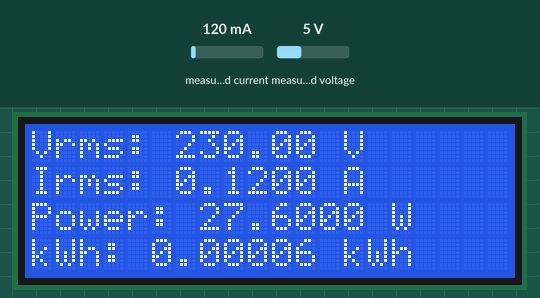
Recording of a sketch running on a simulated ESP32. Shown: 20×4 character LCD. Inputs (shaded band) come from the test bench; at power-on: measured current 120 mA, measured voltage 5 V. WiFi joins after 1.5 s; servers stay silent unless stated; uploads are accepted with an empty reply; EEPROM starts erased; what the sketch prints to the serial monitor is not drawn.

Above: at 8.7 s.
8.8 s: measured current set to 40 mA
At 13.8 s:
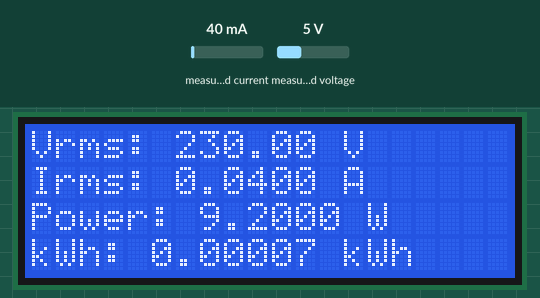
19.6 s: measured voltage set to 0.3 V
At 23.8 s:
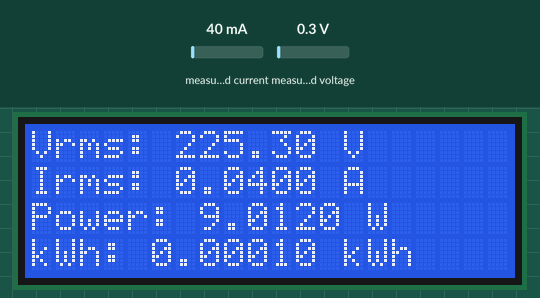
29.6 s: measured current set to 500 mA
At 33.9 s:
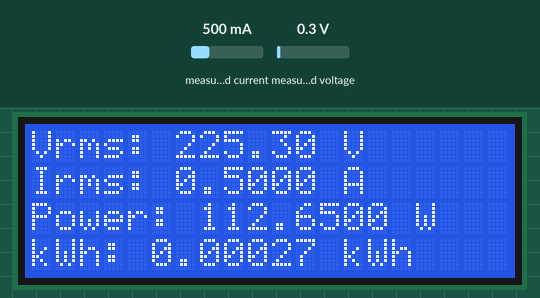
39.6 s: measured voltage set to 3.8 V
At 43.9 s:
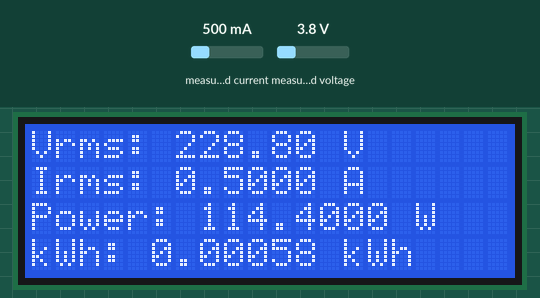
49.6 s: measured current set to 1000 mA
At 53.9 s:
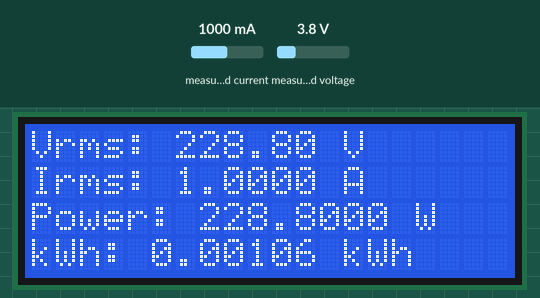
59.6 s: measured voltage set to 7.5 V
At 63.9 s:
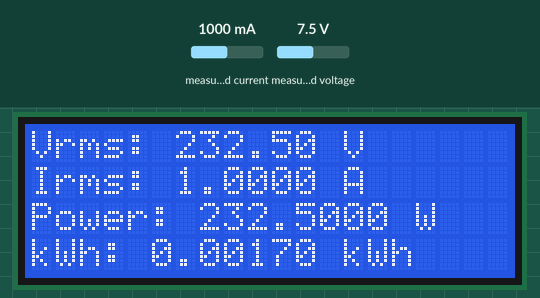
Timing chart, 0 to 65.4 s (numbered marks = the images above; inputs shaded):
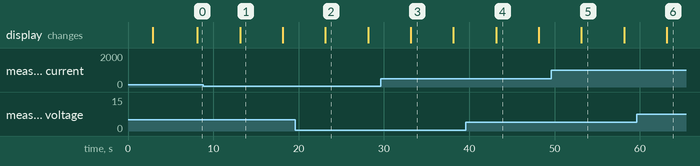

The sketch:

updated12_code_project.ino
```cpp
#define BLYNK_TEMPLATE_ID "TMPL3ayG2JFsS"
#define BLYNK_TEMPLATE_NAME "SMART ENERGY METER"
#define BLYNK_PRINT Serial

#include "EmonLib.h"
#include <EEPROM.h>
#include <WiFi.h>
#include <WiFiClientSecure.h>
#include <BlynkSimpleEsp32.h>
#include <HTTPClient.h>
#include <base64.h>
#include <Wire.h>
#include <LiquidCrystal_I2C.h>

// LCD Setup
LiquidCrystal_I2C lcd(0x27, 20, 4);

// WiFi Credentials
const char auth[] = "QV08fZSuwm4IpTXyhMPzwHS51-tjsYq6";
const char ssid[] = "Oppo";
const char pass[] = "12345678";

// Twilio API Credentials
const char* TWILIO_ACCOUNT_SID = "ACa538db22824fa573f2f423464d752df6";
const char* TWILIO_AUTH_TOKEN = "12de51cf5d689ac1100e5c9f9aac4b3e";
const char* TWILIO_PHONE_NUMBER = "+16163845029";
const char* RECEIVER_PHONE_NUMBER = "+918431557044";

// Energy Monitor Setup
EnergyMonitor emon;
BlynkTimer timer;
float kWh = 0.0, bill = 0.0;
unsigned long lastMillis = millis();
const int addrKWh = 12;

void connectToWiFi() {
    Serial.print("Connecting to WiFi...");
    WiFi.disconnect(true);
    delay(1000);
    WiFi.begin(ssid, pass);

    int attempts = 0;
    while (WiFi.status() != WL_CONNECTED && attempts < 20) {
        delay(500);
        Serial.print(".");
        attempts++;
    }

    if (WiFi.status() == WL_CONNECTED) {
        Serial.println("\n Connected to WiFi!");
        Serial.print("IP Address: ");
        Serial.println(WiFi.localIP());
    } else {
        Serial.println("\n WiFi connection failed! Restarting ESP32...");
        ESP.restart();
    }
}

void setup() {
    Serial.begin(115200);
    connectToWiFi();
    Blynk.begin(auth, ssid, pass);
    lcd.init();
    lcd.backlight();
    EEPROM.begin(32);
    readEnergyDataFromEEPROM();
    emon.voltage(35, 41.5, 1.7);
    emon.current(34, 0.15);
    timer.setInterval(5000L, sendEnergyData); // Update every 5 sec
}

void loop() {
    if (WiFi.status() != WL_CONNECTED) {
        connectToWiFi();
    }
    Blynk.run();
    timer.run();
}

void sendEnergyData() {
    emon.calcVI(20, 2000);
    unsigned long currentMillis = millis();
    kWh += emon.apparentPower * (currentMillis - lastMillis) / 3600000000.0;
    lastMillis = currentMillis;

    calculateBilling();
    saveEnergyDataToEEPROM();
    updateLCD();
    sendToBlynk();
    sendSMSTwilio();
}

void sendToBlynk() {
    Blynk.virtualWrite(V0, emon.Vrms);
    Blynk.virtualWrite(V1, emon.Irms);
    Blynk.virtualWrite(V2, emon.apparentPower);
    Blynk.virtualWrite(V3, kWh);
    Blynk.virtualWrite(V4, bill);
    Serial.println(" Data sent to Blynk via WiFi.");
}

void sendSMSTwilio() {
    if (WiFi.status() != WL_CONNECTED) {
        Serial.println(" No WiFi! Skipping SMS.");
        return;
    }
    String message = "Energy Usage: " + String(kWh, 4) + " kWh, Bill: Rs. " + String(bill, 2) + "/-";
    String url = "https://api.twilio.com/2010-04-01/Accounts/" + String(TWILIO_ACCOUNT_SID) + "/Messages.json";

    WiFiClientSecure client;
    client.setInsecure();
    HTTPClient http;
    http.begin(client, url);

    String authHeader = "Basic " + base64::encode(String(TWILIO_ACCOUNT_SID) + ":" + String(TWILIO_AUTH_TOKEN));
    http.addHeader("Authorization", authHeader);
    http.addHeader("Content-Type", "application/x-www-form-urlencoded");

    String postData = "To=" + String(RECEIVER_PHONE_NUMBER) + "&From=" + String(TWILIO_PHONE_NUMBER) + "&Body=" + message;
    int httpResponseCode = http.POST(postData);

    if (httpResponseCode > 0) {
        Serial.println(" SMS Sent via Twilio.");
    } else {
        Serial.println(" SMS Failed! Error: " + httpResponseCode);
    }
    http.end();
}

void updateLCD() {
    lcd.clear();
    lcd.setCursor(0, 0);
    lcd.print("Vrms: ");
    lcd.print(emon.Vrms, 2);
    lcd.print(" V");
    lcd.setCursor(0, 1);
    lcd.print("Irms: ");
    lcd.print(emon.Irms, 4);
    lcd.print(" A");
    lcd.setCursor(0, 2);
    lcd.print("Power: ");
    lcd.print(emon.apparentPower, 4);
    lcd.print(" W");
    lcd.setCursor(0, 3);
    lcd.print("kWh: ");
    lcd.print(kWh, 5);
    lcd.print(" kWh");
}

void calculateBilling() {
    bill = 105;
    if (kWh <= 100) bill += 3.36 * kWh;
    else if (kWh <= 300) bill += 7.34 * kWh;
    else if (kWh <= 500) bill += 10.37 * kWh;
    else bill += 11.86 * kWh;
}

void readEnergyDataFromEEPROM() {
    EEPROM.get(addrKWh, kWh);
    if (isnan(kWh)) {
        kWh = 0.0;
        saveEnergyDataToEEPROM();
    }
}

void saveEnergyDataToEEPROM() {
    static float lastSavedkWh = -1;
    if (abs(kWh - lastSavedkWh) > 0.01) {
        EEPROM.put(addrKWh, kWh);
        EEPROM.commit();
        lastSavedkWh = kWh;
        Serial.println(" Energy data saved to EEPROM.");
    } else {
        Serial.println(" No significant energy change, skipping EEPROM write.");
    }
}
```

Measured:
- what the display in image 2 shows lasts 5.0 s, from 23.1 s to 28.1 s
